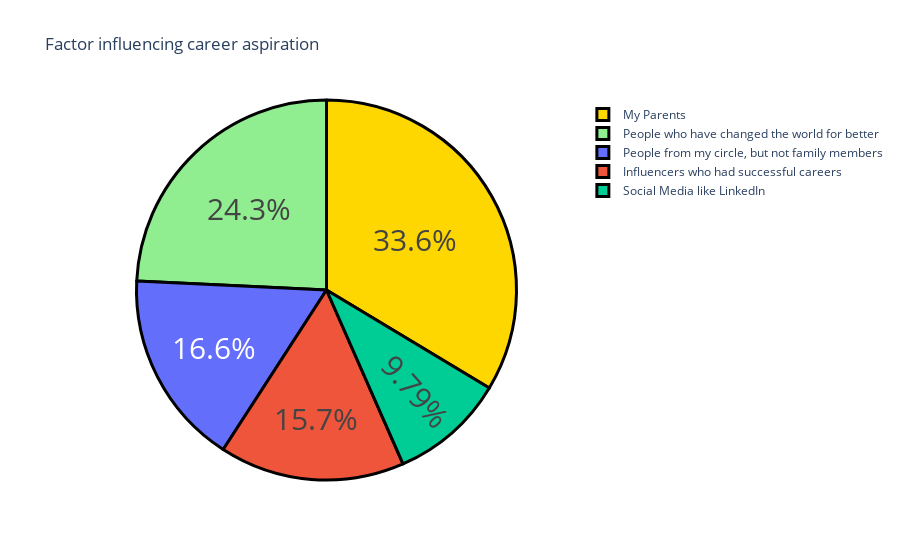

The notebook cell this image was saved under:
### Markdown cell above
FACTOR INFLUENCING CAREER ASPIRATION

### Code cell
question1 = data["Which of the below factors influence the most about your career aspirations ?"].value_counts()
label = question1.index
counts = question1.values
colors = ['gold', 'lightgreen']
fig = go.Figure(data =[go.Pie(labels = label, values = counts)])
fig.update_layout(title_text ='Factor influencing career aspiration')
fig.update_traces(hoverinfo = 'label+value', textinfo = 'percent', textfont_size = 30,
                  marker = dict(colors = colors, line = dict(color='black', width = 3)))
fig.show()

### Figure 1 — Plotly figure (JSON) as saved in the notebook; plotly's stock layout.template omitted (floating-point values rounded to 4 significant figures)
{"data": [{"hoverinfo": "label+value", "labels": ["My Parents", "People who have changed the world for better", "People from my circle, but not family members", "Influencers who had successful careers", "Social Media like LinkedIn"], "marker": {"colors": ["gold", "lightgreen"], "line": {"color": "black", "width": 3}}, "textfont": {"size": 30}, "textinfo": "percent", "type": "pie", "values": [79, 57, 39, 37, 23]}], "layout": {"autosize": true, "title": {"text": "Factor influencing career aspiration"}}}
